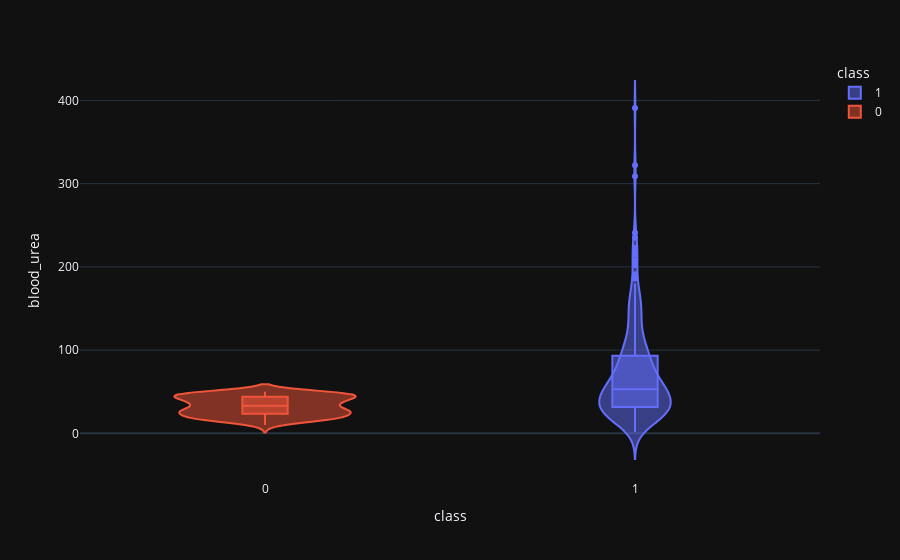

The notebook cell this image was saved under:
### Code cell
violin('blood_urea')

### Figure 1 — Plotly figure (JSON) as saved in the notebook; plotly's stock layout.template omitted (floating-point values rounded to 4 significant figures; data arrays with more than 128 entries replaced by an {"elided": "..."} marker saying what was removed)
{"data": [{"alignmentgroup": "True", "box": {"visible": true}, "hovertemplate": "class=%{x}<br>blood_urea=%{y}<extra></extra>", "legendgroup": "1", "marker": {"color": "#636efa"}, "name": "1", "offsetgroup": "1", "orientation": "v", "scalegroup": "True", "showlegend": true, "type": "violin", "x": {"elided": "250 int values"}, "x0": " ", "xaxis": "x", "y": {"elided": "250 float values"}, "y0": " ", "yaxis": "y"}, {"alignmentgroup": "True", "box": {"visible": true}, "hovertemplate": "class=%{x}<br>blood_urea=%{y}<extra></extra>", "legendgroup": "0", "marker": {"color": "#EF553B"}, "name": "0", "offsetgroup": "0", "orientation": "v", "scalegroup": "True", "showlegend": true, "type": "violin", "x": {"elided": "150 int values"}, "x0": " ", "xaxis": "x", "y": {"elided": "150 float values"}, "y0": " ", "yaxis": "y"}], "layout": {"legend": {"title": {"text": "class"}, "tracegroupgap": 0}, "margin": {"t": 60}, "violinmode": "overlay", "xaxis": {"anchor": "y", "categoryarray": [1, 0], "categoryorder": "array", "domain": [0, 1], "title": {"text": "class"}}, "yaxis": {"anchor": "x", "domain": [0, 1], "title": {"text": "blood_urea"}}}}
